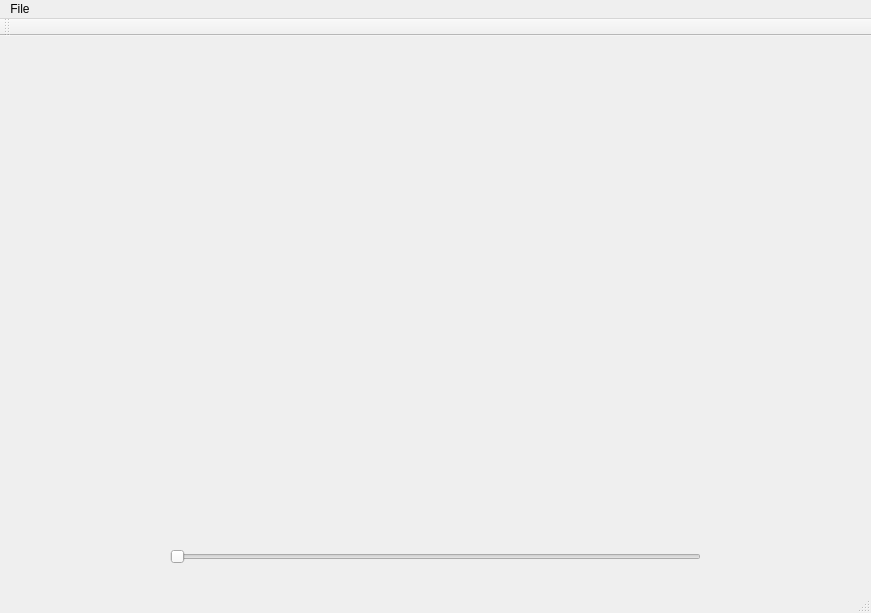
<?xml version="1.0" encoding="UTF-8"?>
<ui version="4.0">
 <class>MainWindow</class>
 <widget class="QMainWindow" name="MainWindow">
  <property name="geometry">
   <rect>
    <x>0</x>
    <y>0</y>
    <width>871</width>
    <height>613</height>
   </rect>
  </property>
  <property name="windowTitle">
   <string>MainWindow</string>
  </property>
  <widget class="QWidget" name="centralWidget">
   <widget class="QVTKWidget" name="_2D_Render_Window" native="true">
    <property name="geometry">
     <rect>
      <x>0</x>
      <y>0</y>
      <width>871</width>
      <height>491</height>
     </rect>
    </property>
   </widget>
   <widget class="QSlider" name="_2D_Slider">
    <property name="geometry">
     <rect>
      <x>170</x>
      <y>510</y>
      <width>531</width>
      <height>22</height>
     </rect>
    </property>
    <property name="orientation">
     <enum>Qt::Horizontal</enum>
    </property>
   </widget>
  </widget>
  <widget class="QMenuBar" name="menuBar">
   <property name="geometry">
    <rect>
     <x>0</x>
     <y>0</y>
     <width>871</width>
     <height>21</height>
    </rect>
   </property>
   <widget class="QMenu" name="menuFile">
    <property name="title">
     <string>File</string>
    </property>
    <addaction name="actionOpen_Folder"/>
    <addaction name="actionSave_as_xyz"/>
    <addaction name="actionGenerate_3D_Model"/>
   </widget>
   <addaction name="menuFile"/>
  </widget>
  <widget class="QToolBar" name="mainToolBar">
   <attribute name="toolBarArea">
    <enum>TopToolBarArea</enum>
   </attribute>
   <attribute name="toolBarBreak">
    <bool>false</bool>
   </attribute>
  </widget>
  <widget class="QStatusBar" name="statusBar"/>
  <action name="actionOpen_Folder">
   <property name="text">
    <string>Open Folder</string>
   </property>
   <property name="shortcut">
    <string>Ctrl+O</string>
   </property>
  </action>
  <action name="actionSave_as_xyz">
   <property name="text">
    <string>Save as xyz...</string>
   </property>
   <property name="shortcut">
    <string>Ctrl+S</string>
   </property>
  </action>
  <action name="actionGenerate_3D_Model">
   <property name="text">
    <string>Generate 3D Model</string>
   </property>
  </action>
 </widget>
 <layoutdefault spacing="6" margin="11"/>
 <customwidgets>
  <customwidget>
   <class>QVTKWidget</class>
   <extends>QWidget</extends>
   <header>QVTKWidget.h</header>
   <container>1</container>
  </customwidget>
 </customwidgets>
 <resources/>
 <connections/>
</ui>
